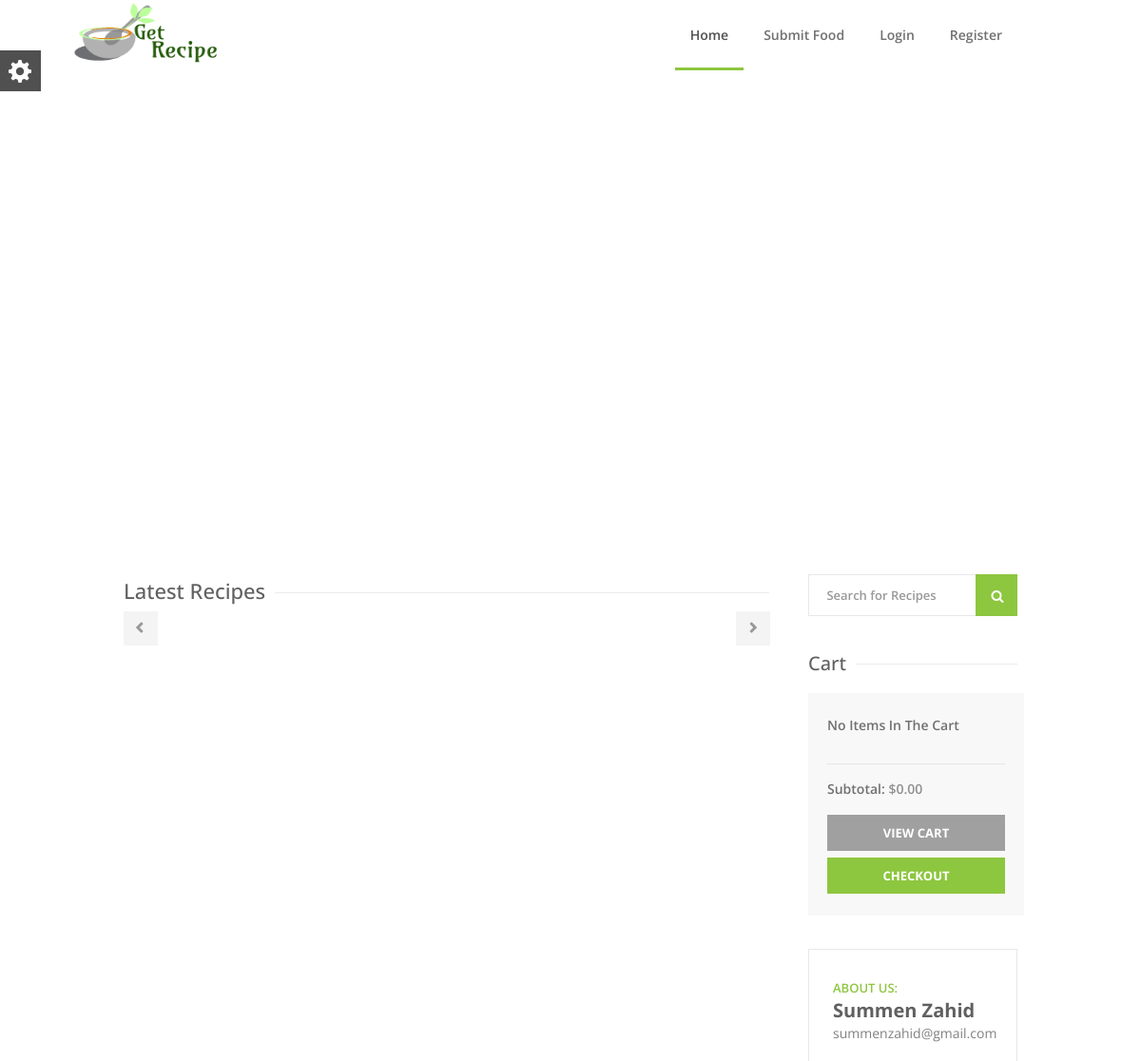
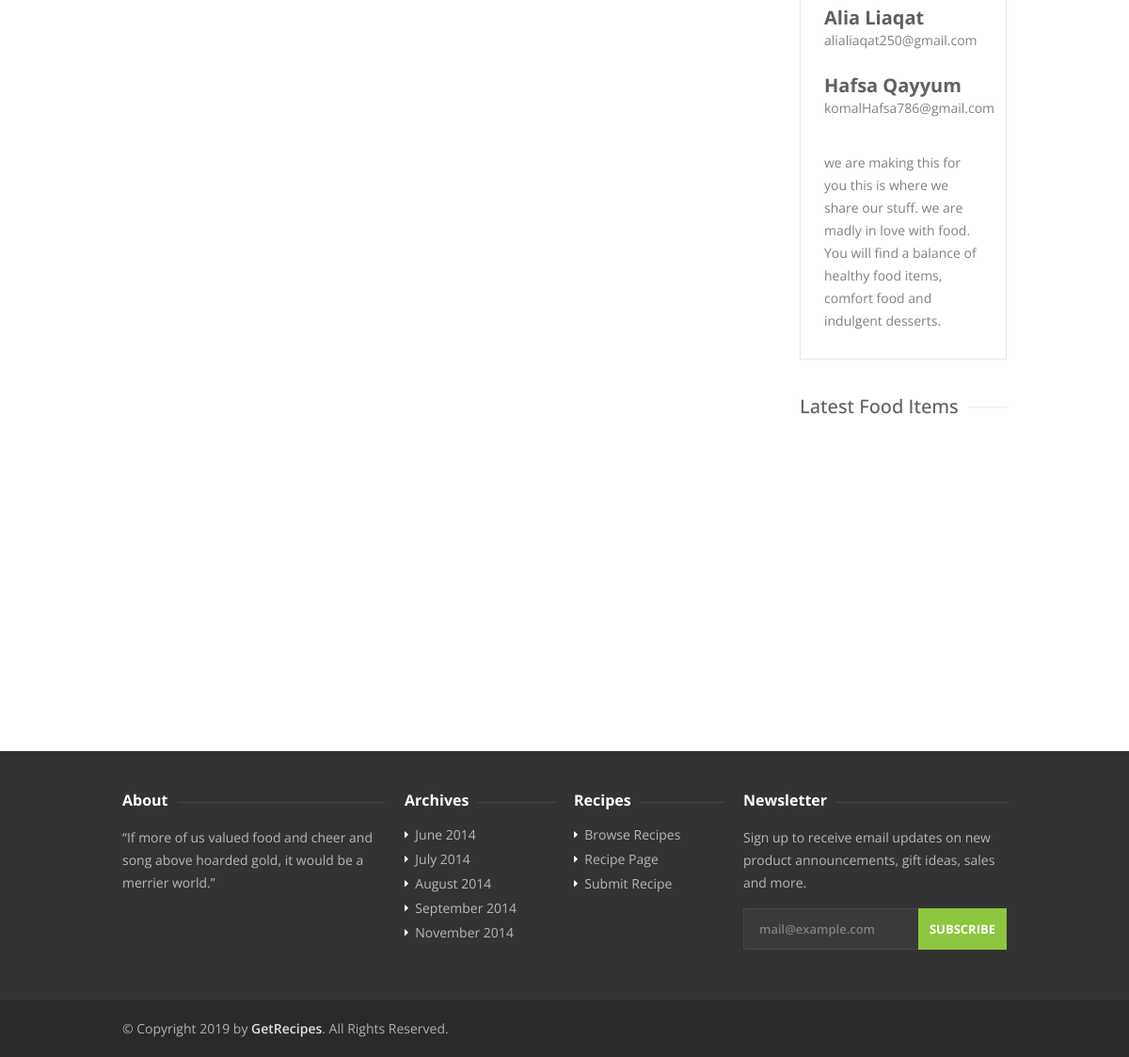
Page /?page=2 on the earlier database version (2 pictures, top to bottom).
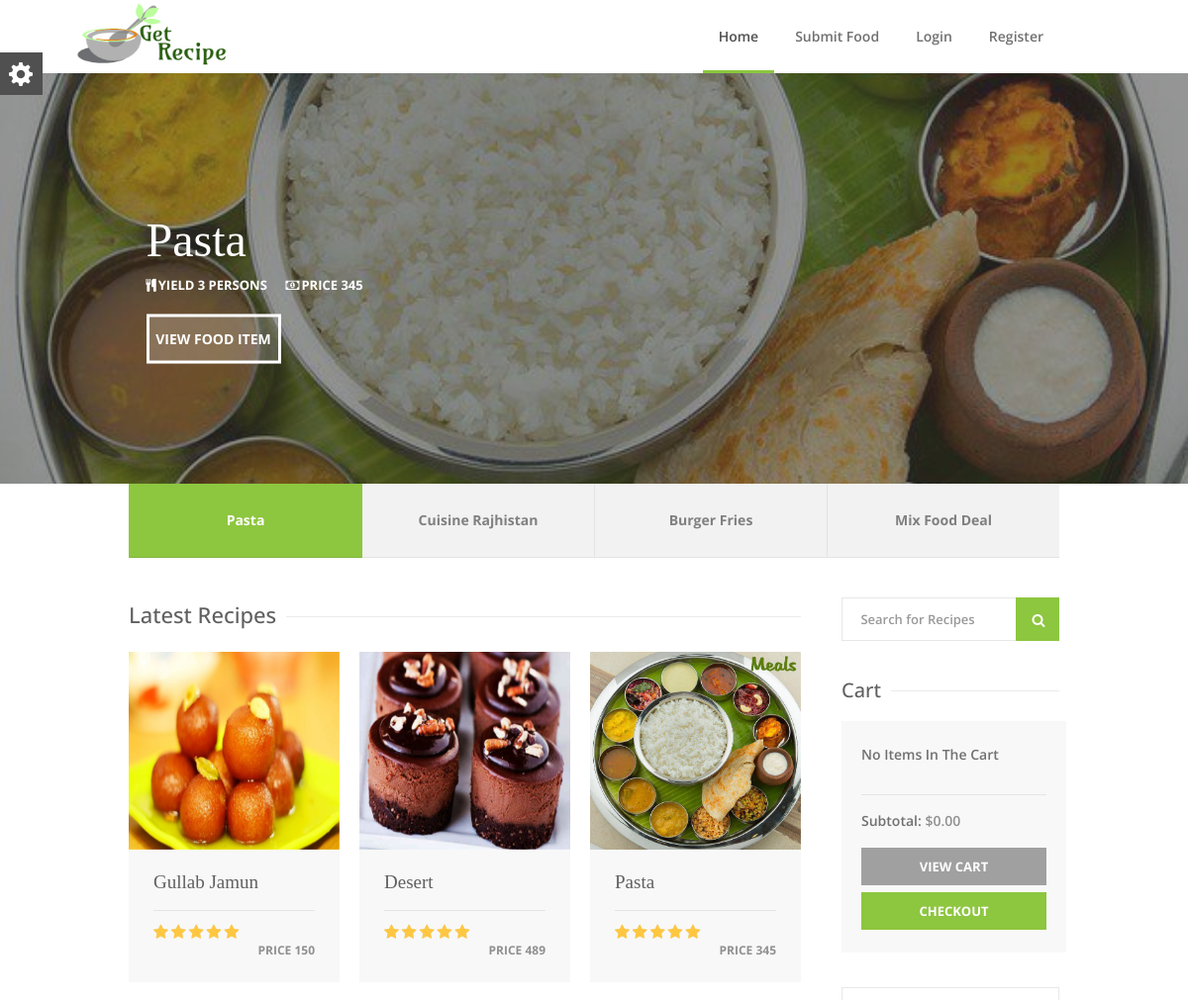
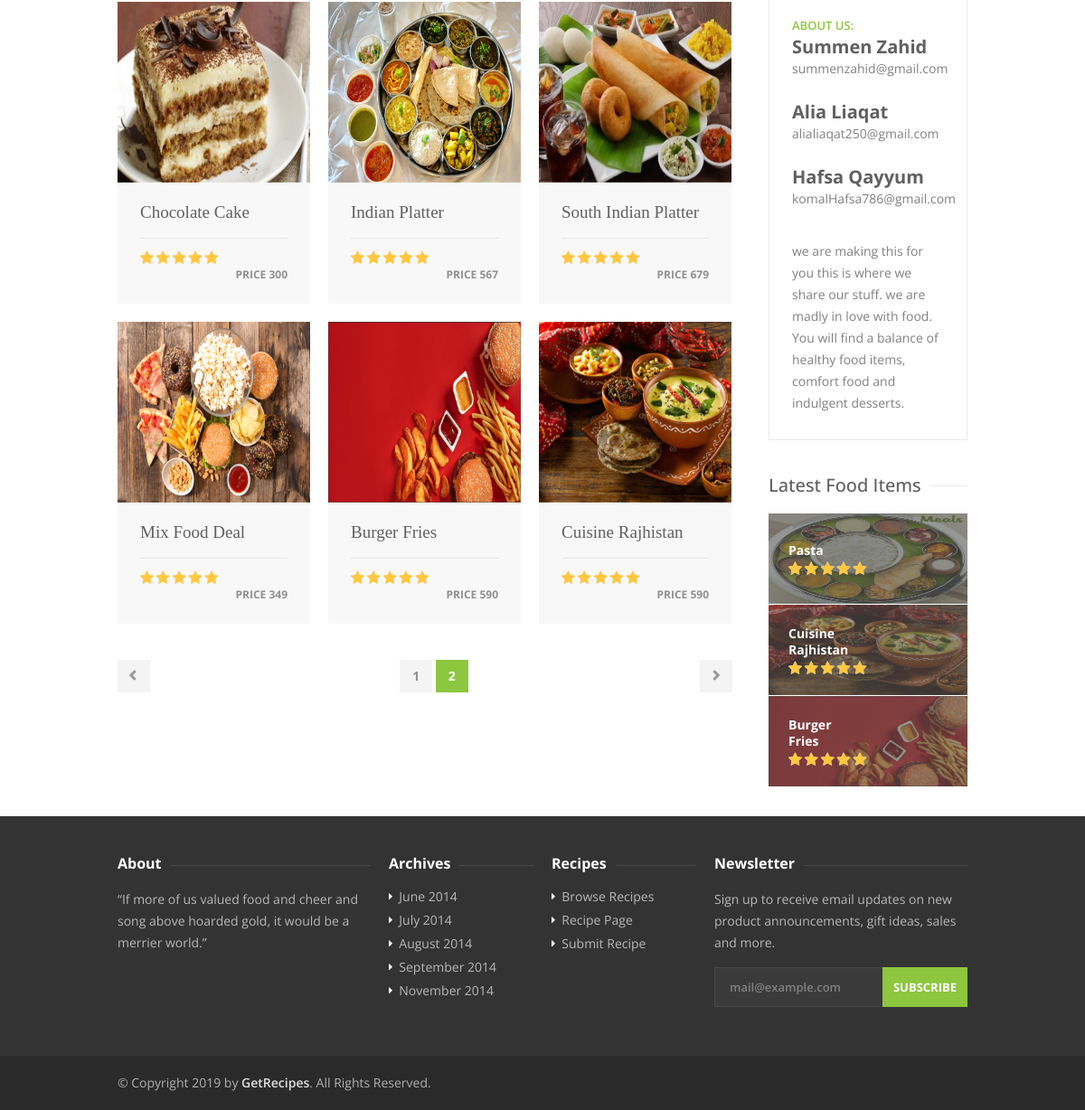
Same page on the later database version (2 pictures, top to bottom).
### tables this page shows
CREATE TABLE IF NOT EXISTS `fooditem` (
  `foodID` int(11) NOT NULL AUTO_INCREMENT,
  `Name` varchar(255) NOT NULL,
  `picsource` varchar(350) NOT NULL,
  `Quantity` varchar(255) NOT NULL,
  `UnitPrice` varchar(255) NOT NULL,
  `CatagoryID` int(11) NOT NULL,
  `userID` int(11) NOT NULL,
  PRIMARY KEY (`foodID`)
);

### index.php (the view, shortened to what this page needs)
<?php
   require 'header.php';
   require 'db.php';
   if (isset($_GET['page'])) {
    $page = $_GET['page'];
   } else {
       $page = 1;
   }
   $no_of_records_per_page = 9;
   $offset = ($page-1) * $no_of_records_per_page;
   $total_pages_sql = "SELECT * FROM fooditem ";
   $result = $connection ->prepare($total_pages_sql);
   $result->execute();
   $num_rows = $result->rowCount();
   $total_pages = ceil($num_rows / $no_of_records_per_page);
   $sql = "SELECT * FROM fooditem LIMIT $offset, $no_of_records_per_page";
   $statement = $connection -> prepare($sql);
   $statement->execute();
   $re = $statement->fetchAll(PDO::FETCH_OBJ);
   $sqli = "SELECT * FROM fooditem ORDER BY foodID DESC LIMIT 0,6";
   $statementi = $connection -> prepare($sqli);
   $statementi->execute();
   $repe = $statementi->fetchAll(PDO::FETCH_OBJ);
   ?>
<div id="homeSlider" class="royalSlider rsDefaultInv">
<?php foreach($repe as $rep): ?>
   <div class="rsContent">
      <i class="rsTmb"><?=$rep->Name?></i>
      <div class="SlideTitleContainer rsABlock">
         <div class="CaptionAlignment">
            <h2 class="rsSlideTitle title"><a href="recipe.php?foodID=<?= $rep->foodID?>"><?= $rep->Name ?></a></h2>
            <div class="rsSlideTitle details">
               <ul>
                  <li><i class="fa fa-cutlery"></i>Yield <?= $rep->Quantity ?> persons</li>
                  <li><i class="fa fa-money"></i>Price <?= $rep->UnitPrice ?></li>
               </ul>
            </div>
            <a href="recipe.php?foodID=<?= $rep->foodID?>" class="rsSlideTitle button">View Food Item</a>
         </div>
      </div>
   </div>
<?php endforeach; ?>
</div>
<div class="container">
   <div class="twelve columns">
      <h3 class="headline">Latest Recipes</h3>
      <span class="line rb margin-bottom-35"></span>
      <div class="clearfix"></div>
      <div class="isotope">
         <?php foreach($re as $r): ?>
         <div class="four recipe-box columns">
            <div class="thumbnail-holder">
               <a href="recipe.php?foodID=<?= $r->foodID?>">
                  <img style="height: 200px;" src="<?= $r ->picsource;?>" alt=""/>
               </a>
            </div>
            <div class="recipe-box-content">
               <h3><a href="recipe.php?foodID=<?= $r->foodID?>"><?= $r ->Name;?></a></h3>
               <div class="rating five-stars">
               </div>
               <div class="recipe-meta">Price <?= $r ->UnitPrice;?></div>
               <div class="clearfix"></div>
            </div>
         </div>
         <?php endforeach; ?>
      </div>
      <div class="pagination-container masonry">
         <nav class="pagination">
            <ul>
            <?php $i=1; $pages=5; if($page>=5){ $i= ($page-$pages)+2; $pages=$page+1;} while ($i<=$total_pages && $i <= $pages ) :?>
               <li><a href="?page=<?php echo $i; ?>" <?php if ($page == $i):?> onclick="return false" class="current-page"<?php endif; ?>><?php echo $i++ ;?></a></li>
            <?php endwhile; ?>
            </ul>
         </nav>
         <nav class="pagination-next-prev">
            <ul>
               <li class="<?php if($page <= 1){ echo 'disabled'; } ?>"><a href="<?php if($page <= 1){ echo '#'; } else { echo "?page=".($page - 1); } ?>" class="prev"></a></li>
               <li class="<?php if($page >= $total_pages){ echo 'disabled'; } ?>" > <a href="<?php if($page >= $total_pages){ echo '#'; } else { echo "?page=".($page + 1); } ?>" class="next"></a></li>
            </ul>
         </nav>
      </div>
   </div>
   <?php require 'sidebar.php'; ?>
</div>
</div>
<?php
   require 'footer.php';
   ?>

### header.php (shortened to what this page needs)
<!DOCTYPE html>
<html lang="en">
<head>
<link rel="stylesheet" href="css/style.css">
<link rel="stylesheet" href="css/colors/green.css" id="colors">
</head>
<body>
<div id="wrapper">
<header id="header">
<div class="container">
	<div class="three columns">
		<div id="logo">
			<h1><a href="index.php"><img style="    float: left;
    width: 166px;
    padding: 9px;
    margin: -69px;
    height: 147px;" src="images/logo1.png" alt="Chow" /></a></h1>
		</div>
	</div>
<div class="thirteen columns navigation">
	<nav id="navigation" class="menu nav-collapse">
		<ul>
			<li><a href="index.php" id="current">Home</a></li>
			<?php if (isset($_SESSION['login'] ) && $_SESSION['user_RoleID'] == 1 ): ?>
				<li><a href="submit.php">Submit Food</a></li>
                <li><a href="user.php">My Account</a></li>
        <li><a href="logout.php">Logout</a></li>
        <?php elseif (isset($_SESSION['login']) && $_SESSION['user_RoleID'] != 1 ): ?>
				<li><a href="logout.php">Logout</a></li>
			<?php else: ?>
				<li onclick="return confirm('Please Login to submit Food Item!');"><a href="#">Submit Food</a></li>
				<li><a href="login.php">Login</a></li>
				<li><a href="register.php" >Register</a></li>
			<?php endif; ?>
		</ul>
	</nav>
</div>
</div>
</header>

### sidebar.php (shortened to what this page needs)
<?php $sql = "SELECT * FROM fooditem ORDER BY foodID DESC LIMIT 0,3";
   $statement = $connection -> prepare($sql);
   $statement->execute();
   $re = $statement->fetchAll(PDO::FETCH_OBJ);    ?>
<div class="four columns">
   <div class="widget search-form">
      <nav class="search">
         <form action="search.php" method="get">
            <button><i class="fa fa-search"></i></button>
            <input class="search-field" type="text" placeholder=" <?php if(isset($_GET['search'])){echo $_GET['search'];} else {echo "Search for Recipes";} ?>" value="" name="search" />
         </form>
      </nav>
   </div>
   <div class="widget">
         <h4 class="headline">Cart</h4>
         <span class="line margin-bottom-30"></span>
         <div class="clearfix"></div>
         <div class="widget_shopping_cart_content">
            <ul class="product_list_widget">
               <?php $total = 0;?>
               <?php if(empty($_SESSION['shopping_cart'])):?>
                  <li>
                     <p><strong>No Items In The Cart</strong></p>
                  </li>
               <?php endif;?>
            </ul>
            <p class="total"><strong>Subtotal:</strong>
            <span class="amount">$<?php echo number_format($total, 2);?></span></p>
            <span class="buttons">
               <a href="#" class="button">View Cart</a>
               <a href="#" class="button color">Checkout</a>
            </span>
         </div>
      </div>
   <div class="widget">
      <div class="author-box">
         <span class="title">About Us:</span>
         <span class="name">Summen Zahid</span>
                  <span class="contact"><span class="__cf_email__" data-cfemail="2457454a40564564474c4b530a474b49">summenzahid@gmail.com</span></span><br>
         <span class="name">Alia Liaqat</span>
                  <span class="contact"><span class="__cf_email__" data-cfemail="2457454a40564564474c4b530a474b49">alialiaqat250@gmail.com</span></span><br>
         <span class="name">Hafsa Qayyum</span>
         <span class="contact"><span class="__cf_email__" data-cfemail="2457454a40564564474c4b530a474b49">komalHafsa786@gmail.com</span></span><br>
         <p>we are making this for you this is where we share our stuff. we are madly in love with food. You will find a balance of healthy food items, comfort food and indulgent desserts.</p>
      </div>
   </div>
   <div class="widget">
      <h4 class="headline">Latest Food Items</h4>
      <?php foreach ($re as $r): ?>
      <a href="recipe.php?foodID=<?= $r->foodID?>" class="featured-recipe">
         <img style="height: 100px; width: 100%;" src="<?= $r-> picsource ?>" alt="">
         <div class="featured-recipe-content">
            <h4><?= $r->Name ?></h4>
            <div class="rating five-stars">
            </div>
         </div>
      </a>
      <?php endforeach; ?>
      <div style="height: 300px;">
      </div>
   </div>
</div>

### footer.php (shortened to what this page needs)
<div id="footer">
   <div class="container">
      <div class="five columns">
         <h3 class="headline footer">About</h3>
         <span class="line"></span>
         <div class="clearfix"></div>
         <p>“If more of us valued food and cheer and song above hoarded gold, it would be a merrier world.”</p>
      </div>
      <div class="three columns">
         <h3 class="headline footer">Archives</h3>
         <span class="line"></span>
         <div class="clearfix"></div>
         <ul class="footer-links">
            <li><a href="#">June 2014</a></li>
            <li><a href="#">July 2014</a></li>
            <li><a href="#">August 2014</a></li>
            <li><a href="#">September 2014</a></li>
            <li><a href="#">November 2014</a></li>
         </ul>
      </div>
      <div class="three columns">
         <h3 class="headline footer">Recipes</h3>
         <span class="line"></span>
         <div class="clearfix"></div>
         <ul class="footer-links">
            <li><a href="browse-recipes.html">Browse Recipes</a></li>
            <li><a href="recipe-page-1.html">Recipe Page</a></li>
            <li><a href="submit-recipe.html">Submit Recipe</a></li>
         </ul>
      </div>
      <div class="five columns">
         <h3 class="headline footer">Newsletter</h3>
         <span class="line"></span>
         <div class="clearfix"></div>
         <p>Sign up to receive email updates on new product announcements, gift ideas, sales and more.</p>
         <form action="#" method="get">
            <input class="newsletter" type="text" placeholder="mail@example.com" value=""/>
            <button class="newsletter-btn" type="submit">Subscribe</button>
         </form>
      </div>
   </div>
</div>
<div id="footer-bottom">
   <div class="container">
      <div class="eight columns">© Copyright 2019 by <a href="#">GetRecipes</a>. All Rights Reserved.</div>
   </div>
</div>
<div id="style-switcher">
   <h2>Style Switcher <a href="#"></a></h2>
</div>
</body>
</html>

### css/colors/green.css (style rules this page uses)
#current,.menu ul li a:hover,.menu ul>li:hover>a,.menu ul ul,.rsDefaultInv .rsThumb.rsNavSelected,.rsDefault .rsThumb.rsNavSelected,.ingredients input[type=checkbox]:checked+label:before { border-color:#8dc63f!important }
.rsDefault .rsArrowIcn:hover,a.print,.ingredients input[type=checkbox]:checked+label:before,#slider-prev:hover,#slider-next:hover,.search button,.rsSlideTitle.tags ul li,ul.categories li a:hover,.post-icon,.rate-recipe,.comment-by a.reply:hover,.newsletter-btn,.product-button,.search-by-keyword button,.chosen-container .chosen-results li.highlighted,.chosen-container-multi .chosen-choices li.search-choice,.tabs-nav li.active a,.ui-accordion .ui-accordion-header-active:hover,.ui-accordion .ui-accordion-header-active,a.nav-toggle.active,.upload-btn,a.button.color,input[type=button],input[type=submit],a.button.light:hover,.pagination ul li a.current-page { background-color:#8dc63f }
.author-box .title,.author-box .contact a:hover,ul.product_list_widget li a:hover,a.adv-search-btn.active i,a.adv-search-btn.active,a.adv-search-btn:hover i,a.adv-search-btn:hover,.list-1.color li:before,.list-2.color li:before,.list-3.color li:before,.list-4.color li:before { color:#8dc63f }

### css/base.css (style rules this page uses)
html,body,div,span,applet,object,iframe,h1,h2,h3,h4,h5,h6,p,blockquote,pre,a,abbr,acronym,address,big,cite,code,del,dfn,em,img,ins,kbd,q,s,samp,small,strike,strong,sub,sup,tt,var,b,u,i,center,dl,dt,dd,ol,ul,li,fieldset,form,label,legend,table,caption,tbody,tfoot,thead,tr,th,td,article,aside,canvas,details,embed,figure,figcaption,footer,header,hgroup,menu,nav,output,ruby,section,summary,time,mark,audio,video { margin:0;padding:0;border:0;font-size:100%;font:inherit;vertical-align:baseline }
article,aside,details,figcaption,figure,footer,header,hgroup,menu,nav,section { display:block }
body { line-height:1 }
ol,ul { list-style:none }
body { background:#fff;font-size:14px;line-height:24px;color:gray;-webkit-font-smoothing:antialiased;-webkit-text-size-adjust:100%;overflow-x:hidden }
#wrapper { padding:0;background-color:#fff }
#header { margin-left:auto;margin-right:auto;left:0;right:0 }
body,h1,h2,h3,h4,h5,h6,input[type=button],input[type=submit],input[type=text],input[type=password],input[type=email],textarea,select,button { font-family:open sans,helveticaneue,helvetica neue,Helvetica,Arial,sans-serif }
.margin-bottom-30 { margin-bottom:30px!important }
.margin-bottom-35 { margin-bottom:35px!important }
img,object,video { height:auto;display:block }
img { width:auto;border:0;-ms-interpolation-mode:bicubic }
h1,h2,h3,h4,h5,h6 { color:#606060;font-weight:500 }
h1 a,h2 a,h3 a,h4 a,h5 a,h6 a { font-weight:inherit }
h1 { font-size:28px;line-height:50px }
h2 { font-size:24px;line-height:30px }
h3 { font-size:20px;line-height:34px }
h4 { font-size:18px;line-height:30px }
p { margin:0 0 15px;line-height:24px }
strong { font-weight:600;color:#707070 }
a,a:visited { color:#8dc63f;text-decoration:none;outline:0;-webkit-transition:color .2s ease-in-out;-moz-transition:color .2s ease-in-out;-o-transition:color .2s ease-in-out;-transition:color .2s ease-in-out }
ul,ol { margin:0 }
ul { list-style:none outside }
li { line-height:18px }
li p { line-height:21px }
input[type=text],input[type=password],input[type=email],textarea,select { padding:10px 12px;outline:none;font-size:13px;color:#777;margin:0;max-width:100%;display:block;background-color:#fff;border:1px solid #e8e8e8;font-weight:600 }
input { -webkit-transition:all .1s ease-in-out;-moz-transition:all .1s ease-in-out;-o-transition:all .1s ease-in-out;-ms-transition:all .1s ease-in-out;transition:all .1s ease-in-out }

Differences in the rows shown:
added fooditem: Name "Pasta", Quantity "3", UnitPrice "345", picsource (picture)
added fooditem: Name "Cuisine Rajhistan", picsource (picture), UnitPrice "590"
added fooditem: Name "Burger Fries", picsource (picture), UnitPrice "590"
added fooditem: Name "Mix Food Deal", picsource (picture), UnitPrice "349"
added fooditem: picsource (picture), Name "Gullab Jamun", UnitPrice "150", shown under "Latest Recipes"
added fooditem: picsource (picture), Name "Desert", UnitPrice "489", shown under "Latest Recipes"
added fooditem: picsource (picture), Name "Chocolate Cake", UnitPrice "300", shown under "Latest Recipes"
added fooditem: picsource (picture), Name "Indian Platter", UnitPrice "567", shown under "Latest Recipes"
added fooditem: picsource (picture), Name "South Indian Platter", UnitPrice "679", shown under "Latest Recipes"
Other differences:
new list line: "1"
new list line: "2"
